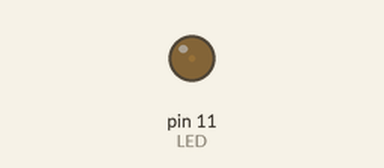
This sketch was run on a simulated Arduino Uno, built with avr-gcc and run on an emulated ATmega328P. On the bench: output pins drawn as LEDs (lit = HIGH).

Above: at 0.05 s.
At 1.3 s:
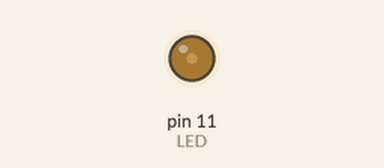
At 2.55 s:
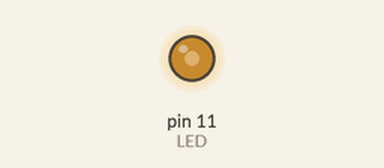
At 5.1 s:
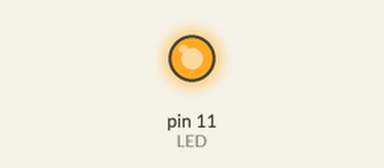
Timing chart, 0 to 6.8 s (numbered marks = the images above):
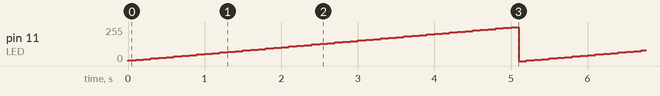

The sketch:

intensityLED.ino
```cpp
// LED's
// Positive Terminal -> pin 11 (PWM pin - used to write analog values, i.e., from 0 to 255)
// Negative Terminal -> GND (Ground)

int LED = 11;
int val = 0;

void setup()
{
	pinMode(LED, OUTPUT);
}

void loop()
{
	if(val < 255)
		val += 5;
	else
		val = 0;

	analogWrite(LED, val);
	delay(50);
	analogWrite(LED, val);
	delay(50);
}
```

Measured:
- by itself, pin 11 (LED): ramps from 0/255 to 255/255 and jumps back, once every 5.2 s
